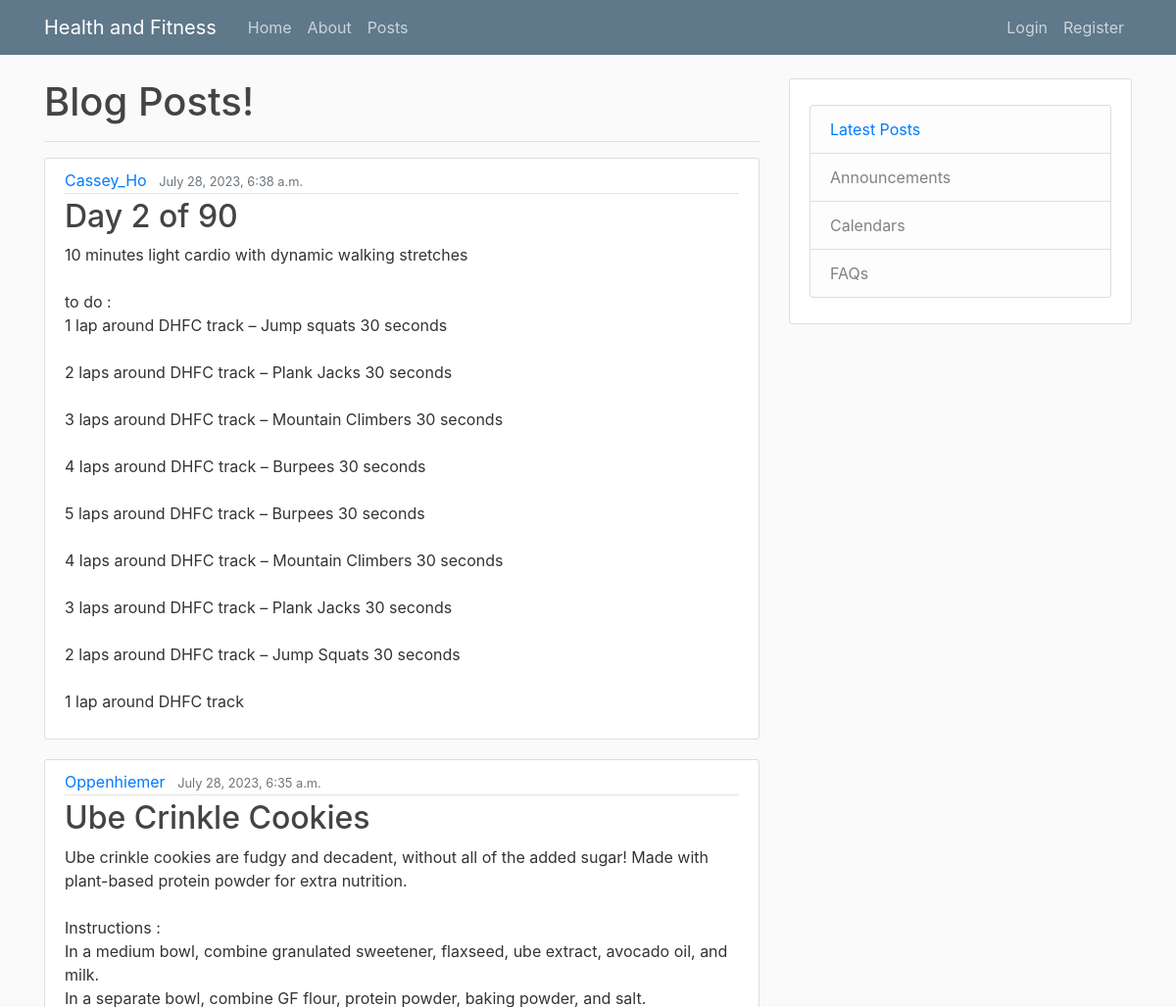
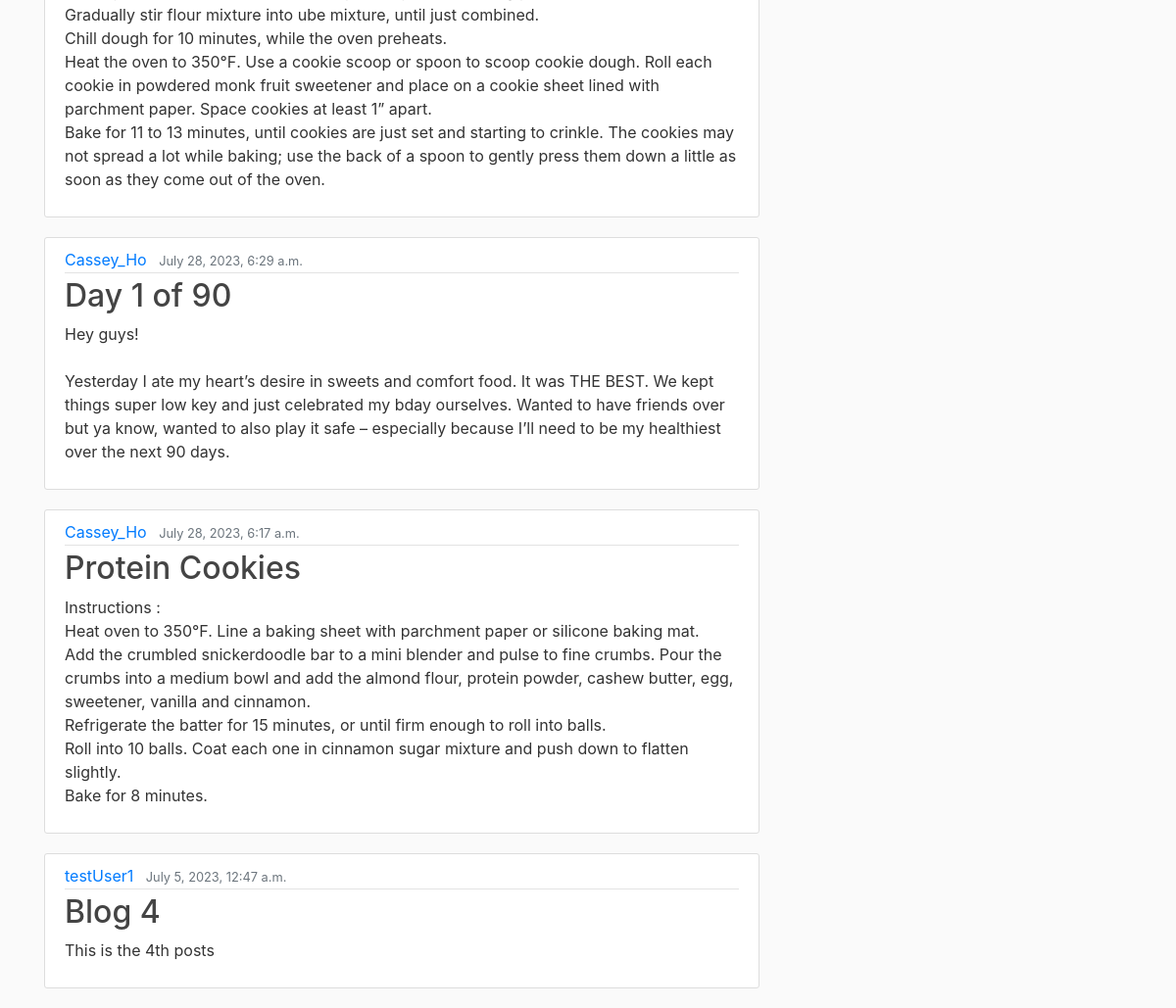
/posts/, run on the app's committed database (2 pictures, top to bottom).
### blog/models.py (models this page shows, shortened)
class Post(models.Model):
    title = models.CharField(max_length=20)
    content = models.TextField()
    author = models.ForeignKey(User, on_delete=models.CASCADE)
    date=models.DateTimeField(default=timezone.now)

### blog/views.py (the view)
# urls.py: path('posts/',PostListView.as_view(),name="blog-posts"),
class PostListView(ListView):
    model=Post
    template_name="blog/PostedPosts.html"
    context_object_name="posts"
    ordering=["-date"]

### blog/templates/blog/postedPosts.html
{% extends "blog/base.html" %}
{% block content%}
<h1>Blog Posts!</h1>
<hr>
{% for post in posts %}
<article class="media content-section">
    <div class="media-body">
      <div class="article-metadata">
        <a class="mr-2" href="#">{{post.author}}</a>
        <small class="text-muted">{{post.date}}</small>
      </div>
      <h2><a class="article-title" href="{% url 'posts-detail' post.id %}">{{ post.title }}</a></h2>
      <p class="article-content">{{ post.content }}</p>
    </div>
  </article>
{% endfor %}
{% endblock content%}

### blog/templates/blog/base.html (shortened to what this page needs)
{% load static %}
<!DOCTYPE html>
<html>
    <head>
        <link rel="stylesheet" href="https://cdn.jsdelivr.net/npm/bootstrap@4.0.0/dist/css/bootstrap.min.css">
        <link rel="stylesheet" href="{% static 'blog/main.css' %}">
    </head>
    <body>
        <header class="site-header">
            <nav class="navbar navbar-expand-md navbar-dark bg-steel fixed-top">
              <div class="container">
                <a class="navbar-brand mr-4" href="{% url 'blog-home' %}">Health and Fitness</a>
                <div class="collapse navbar-collapse" id="navbarToggle">
                  <div class="navbar-nav mr-auto">
                    <a class="nav-item nav-link" href="{% url 'blog-home' %}">Home</a>
                    <a class="nav-item nav-link" href="{% url 'blog-about' %}">About</a>
                    <a class="nav-item nav-link" href="{% url 'blog-posts' %}">Posts</a>
                  </div>
                  <div class="navbar-nav">
                    {% if user.is_authenticated %}
                      <a class="nav-item nav-link" href="{% url 'profile' %}">Profile</a>
                      <a class="nav-item nav-link" href="{% url 'posts-create' %}">NewPost</a>
                      <a class="nav-item nav-link" href="{% url 'logout' %}">Logout</a>
                    {% else %}
                      <a class="nav-item nav-link" href="{% url 'login' %}">Login</a>
                      <a class="nav-item nav-link" href="{% url 'register' %}">Register</a>
                    {% endif %}
                  </div>
                </div>
              </div>
            </nav>
        </header>
        <main role="main" class="container">
            <div class="row">
              <div class="col-md-8">
                {% block content %}{% endblock %}
              </div>
              <div class="col-md-4">
                <div class="content-section">
                  <p class='text-muted'>
                    <ul class="list-group">
                      <li class="list-group-item list-group-item-light"><a href="{% url 'blog-posts' %}">Latest Posts</a></li>
                      <li class="list-group-item list-group-item-light">Announcements</li>
                      <li class="list-group-item list-group-item-light">Calendars</li>
                      <li class="list-group-item list-group-item-light">FAQs</li>
                    </ul>
                  </p>
                </div>
              </div>
            </div>
          </main>
    </body>
</html>

### blog/static/blog/main.css (style rules this page uses)
body { background: #fafafa; color: #333333; margin-top: 5rem; }
h1, h2, h3, h4, h5, h6 { color: #444444; }
ul { margin: 0; }
.bg-steel { background-color: #5f788a; }
.site-header .navbar-nav .nav-link { color: #cbd5db; }
.content-section { background: #ffffff; padding: 10px 20px; border: 1px solid #dddddd; border-radius: 3px; margin-bottom: 20px; }
.article-title { color: #444444; }
.article-content { white-space: pre-line; }
.article-metadata { padding-bottom: 1px; margin-bottom: 4px; border-bottom: 1px solid #e3e3e3 }

### data on the page
Post: author "Cassey_Ho", date "July 28, 2023, 6:38 a.m.", title "Day 2 of 90", content "10 minutes light cardio with dynamic walking stretches to do : 1 lap around DHFC track – Jump squats 30 seconds 2 laps around DHFC track – Plank Jacks 30 seconds 3 laps around DHFC track – Mountain Climbers 30 seconds 4 laps around DHFC track – Burpees 30 seconds 5 laps around DHFC track – Burpees 30 seconds 4 laps around DHFC track – Mountain Climbers 30 seconds 3 laps around DHFC track – Plank Jacks 30 seconds 2 laps around DHFC track – Jump Squats 30 seconds 1 lap around DHFC track"
Post: author "Oppenhiemer", date "July 28, 2023, 6:35 a.m.", title "Ube Crinkle Cookies", content "Ube crinkle cookies are fudgy and decadent, without all of the added sugar! Made with plant-based protein powder for extra nutrition. Instructions : In a medium bowl, combine granulated sweetener, flaxseed, ube extract, avocado oil, and milk. In a separate bowl, combine GF flour, protein powder, baking powder, and salt. Gradually stir flour mixture into ube mixture, until just combined. Chill dough for 10 minutes, while the oven preheats. Heat the oven to 350℉. Use a cookie scoop or spoon to scoop cookie dough. Roll each cookie in powdered monk fruit sweetener and place on a cookie sheet lined with parchment paper. Space cookies at least 1” apart. Bake for 11 to 13 minutes, until cookies…"
Post: author "Cassey_Ho", date "July 28, 2023, 6:29 a.m.", title "Day 1 of 90", content "Hey guys! Yesterday I ate my heart’s desire in sweets and comfort food. It was THE BEST. We kept things super low key and just celebrated my bday ourselves. Wanted to have friends over but ya know, wanted to also play it safe – especially because I’ll need to be my healthiest over the next 90 days."
Post: author "Cassey_Ho", date "July 28, 2023, 6:17 a.m.", title "Protein Cookies", content "Instructions : Heat oven to 350°F. Line a baking sheet with parchment paper or silicone baking mat. Add the crumbled snickerdoodle bar to a mini blender and pulse to fine crumbs. Pour the crumbs into a medium bowl and add the almond flour, protein powder, cashew butter, egg, sweetener, vanilla and cinnamon. Refrigerate the batter for 15 minutes, or until firm enough to roll into balls. Roll into 10 balls. Coat each one in cinnamon sugar mixture and push down to flatten slightly. Bake for 8 minutes."
Post: author "testUser1", date "July 5, 2023, 12:47 a.m.", title "Blog 4", content "This is the 4th posts"
